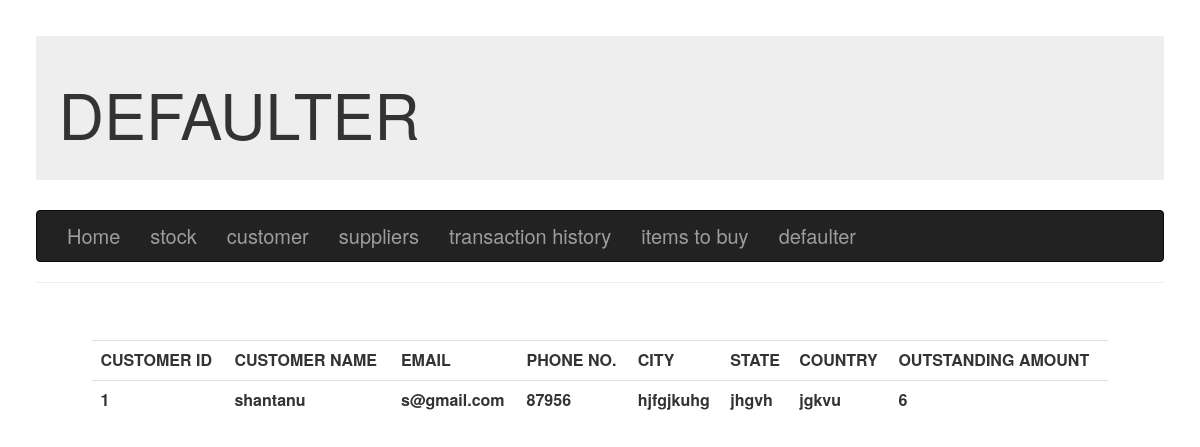
The page /defaulter on the database its author committed.
### app/models.py (models this page shows, shortened)
class Customer(db.Model):
    id = db.Column(db.Integer, primary_key=True)
    name = db.Column(db.String(64), nullable = False)
    email = db.Column(db.String(120), unique=True , nullable = False)
    phonenumber = db.Column(db.String(120), unique=True , nullable = False)
    city = db.Column(db.String(120))
    state = db.Column(db.String(120))
    country = db.Column(db.String(120))
    outstandingAmount = db.Column(db.Integer,default=0)

### app/routes.py (the view)
@app.route('/defaulter', methods=['GET','POST'])
def defaulter():
    try:
        oa = Customer.query.all()
        s=[]
        for i in oa:
            if i.outstandingAmount !="" and int(i.outstandingAmount) > 0:
                s.append((i.id,i.name,i.email,i.phonenumber,i.city,i.state,i.country,i.outstandingAmount))
        return render_template('defaulter.html',title='DEFAULTER',s1=s)
    except Exception as e:
        print("in defaulters = ",str(e))
        return render_template('defaulter.html',title='DEFAULTER')

### app/templates/defaulter.html
{% extends 'base.html' %}
{% block content %}
{% if s1: %}
        <table class="table">
                <tr>
                        <th>CUSTOMER ID</th>
                        <th>CUSTOMER NAME</th>
                        <th>EMAIL</th>
                        <th>PHONE NO.</th>
                        <th>CITY</th>
                        <th>STATE</th>
                        <th>COUNTRY</th>
                        <th>OUTSTANDING AMOUNT</th>
                    </tr>
            {% for s in s1 %}
            <tr>
              <th>{{ s[0] }}</th>
              <th>{{ s[1] }}</th>
              <th>{{ s[2] }}</th>
              <th>{{ s[3] }}</th>
              <th>{{ s[4] }}</th>
              <th>{{ s[5] }}</th>
              <th>{{ s[6] }}</th>
              <th>{{ s[7] }}</th>
            </tr>
            {% endfor %}
        </table>
    {% endif %}
{% endblock %}

### rows shown on the page
Customer: id "1", name "shantanu", email "s@gmail.com", phonenumber "87956", city "hjfgjkuhg", state "jhgvh", country "jgkvu", outstandingAmount "6"

### other values the page prints
{{ title }} "DEFAULTER"
